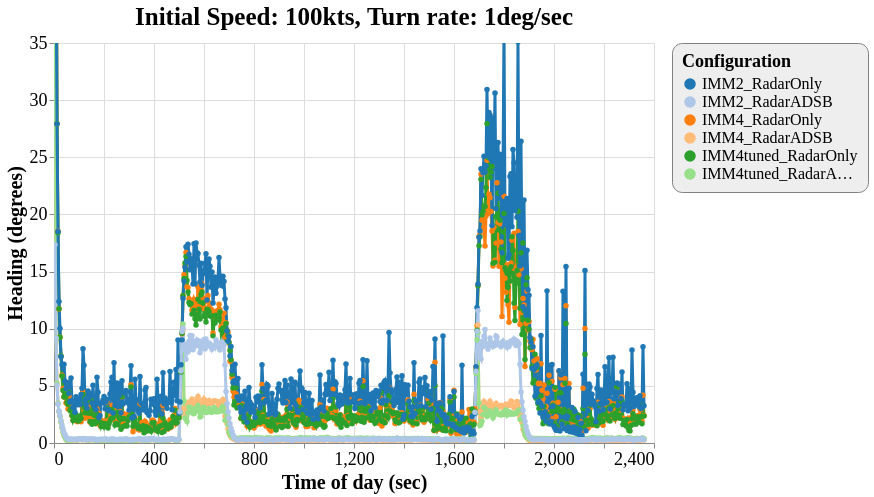

Write a Vega-Lite specification for this figure.
### Vega-Lite specification from a JSON file in a GitHub repository (floating-point values rounded to 4 significant figures; data arrays with more than 128 entries replaced by an {"elided": "..."} marker saying what was removed)
{"config": {"view": {"continuousWidth": 600, "continuousHeight": 400}, "axisX": {"labelFontSize": 18, "titleFontSize": 20}, "axisY": {"labelFontSize": 18, "titleFontSize": 20}, "font": "Times New Roman", "legend": {"cornerRadius": 10, "fillColor": "#EEEEEE", "labelFontSize": 16, "padding": 10, "strokeColor": "gray", "titleFontSize": 18}, "title": {"fontSize": 25}}, "data": {"name": "data-53229d66a516d9bd6398ead84cfcfb5c"}, "mark": {"type": "line", "point": true, "strokeWidth": 3}, "encoding": {"color": {"type": "ordinal", "field": "config", "scale": {"scheme": "category20"}, "sort": ["IMM2_RadarOnly", "IMM2_RadarADSB", "IMM4_RadarOnly", "IMM4_RadarADSB", "IMM4tuned_RadarOnly", "IMM4tuned_RadarADSB"], "title": "Configuration"}, "x": {"type": "quantitative", "field": "time", "title": "Time of day (sec)"}, "y": {"type": "quantitative", "field": "rmse_hdg", "scale": {"domain": [0, 35], "zero": false}, "title": "Heading (degrees)"}}, "selection": {"selector041": {"type": "interval", "bind": "scales", "encodings": ["x", "y"]}}, "title": "Initial Speed: 100kts, Turn rate: 1deg/sec", "$schema": "https://vega.github.io/schema/vega-lite/v4.8.1.json", "datasets": {"data-53229d66a516d9bd6398ead84cfcfb5c": {"elided": "3539 records"}}}
